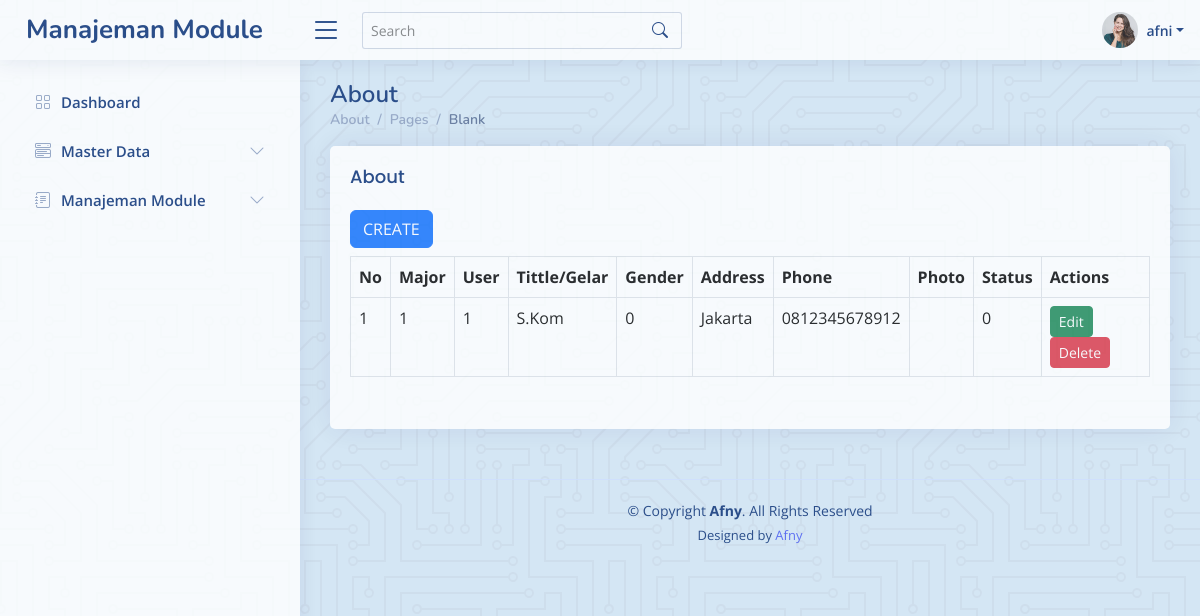
Before: /admin/instruktur.php (signed in) with the older database file.
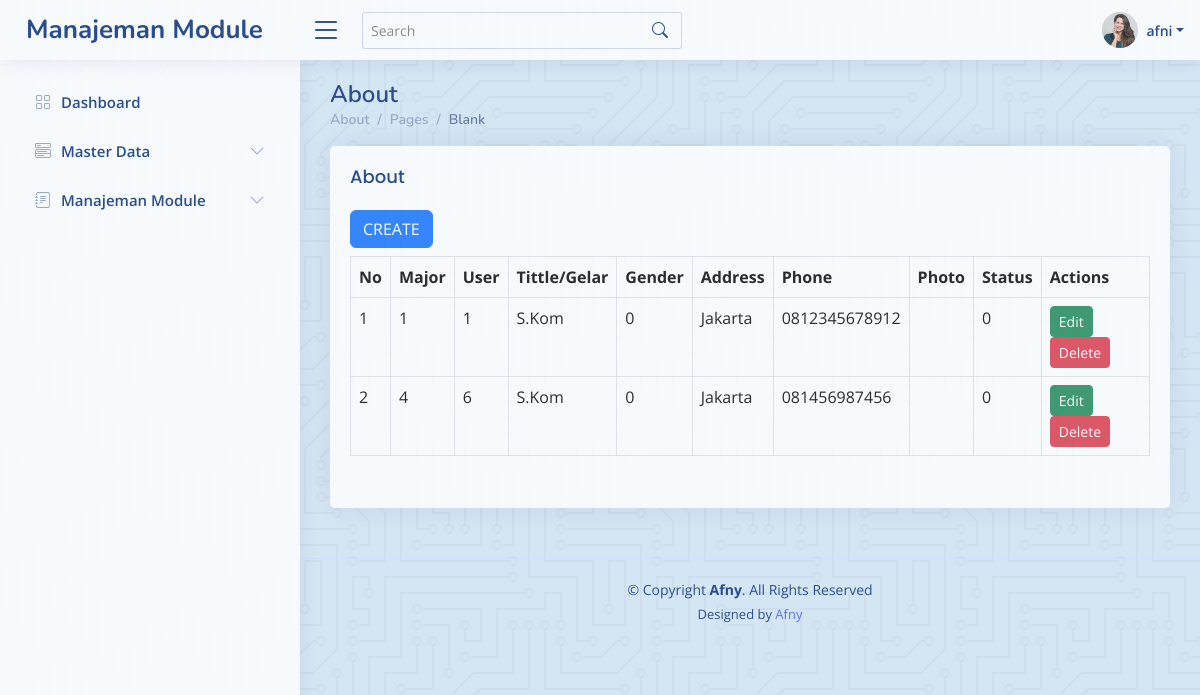
After: the same page with the newer database file.
### tables this page shows
CREATE TABLE `instructors` (
  `id` int(11) NOT NULL,
  `majors_id` int(11) NOT NULL,
  `user_id` int(11) NOT NULL,
  `title` varchar(30) NOT NULL,
  `gender` tinyint(1) DEFAULT NULL,
  `address` text NOT NULL,
  `phone` varchar(13) NOT NULL,
  `photo` varchar(100) NOT NULL,
  `is_active` tinyint(1) NOT NULL,
  `created_at` timestamp NOT NULL DEFAULT current_timestamp(),
  `updated_at` timestamp NOT NULL DEFAULT '0000-00-00 00:00:00' ON UPDATE current_timestamp()
);

### admin/instruktur.php (the view, shortened to what this page needs)
<?php
include '../koneksi.php';
$instruktur = mysqli_query($koneksi, "SELECT * FROM instructors");
$rows = mysqli_fetch_all($instruktur, MYSQLI_ASSOC);
?>
<!DOCTYPE html>
<html lang="en">
<?php include '../inc/head.php'; ?>
<body>
  <?php  include "../inc/header.php"; ?>
  <?php  include "../inc/sidebar.php"; ?>
  <main id="main" class="main">
    <div class="pagetitle">
      <h1>About</h1>
      <nav>
        <ol class="breadcrumb">
          <li class="breadcrumb-item"><a href="dashboard.php">About</a></li>
          <li class="breadcrumb-item">Pages</li>
          <li class="breadcrumb-item active">Blank</li>
        </ol>
      </nav>
    </div>
    <section class="section">
      <div class="row">
        <div class="col-lg-12">
          <div class="card">
            <div class="card-body">
              <h5 class="card-title">About</h5>
              <div class="table table-responsive">
                <a class="btn btn-primary mb-2" href="edit-instruktur.php">CREATE</a>
                <table class="table table-bordered">
                  <tr>
                    <th>No</th>
                    <th>Major</th>
                    <th>User</th>
                    <th>Tittle/Gelar</th>
                    <th>Gender</th>
                    <th>Address</th>
                    <th>Phone</th>
                    <th>Photo</th>
                    <th>Status</th>
                    <th>Actions</th>
                  </tr>
                  <?php
                  $no = 1;
                  foreach ($rows as $row) {
                  ?>
                    <tr>
                      <td><?= $no++ ?></td>
                      <td><?= $row['majors_id'] ?></td>
                      <td><?= $row['user_id'] ?></td>
                      <td><?= $row['title'] ?></td>
                      <td><?= $row['gender'] ?></td>
                      <td><?= $row['address'] ?></td>
                      <td><?= $row['phone']?></td>
                      <td><img width="150" src="../assets/uploads/<?= $row['foto'] ?>" alt=""></td>
                      <td><?= $row['is_active'] ?></td>
                      <td><a href="edit-instruktur.php?Edit=<?php echo $row['id'] ?>" class="btn btn-success btn-sm">Edit</a>
                      <a onclick="return confirm ('Yakin ingin menghapus?')" href="instruktur.php?idDel=<?php echo $row['id'] ?>" class="btn btn-danger btn-sm">Delete</a>
                      </td>
                    </tr>
                  <?php
                  } ?>
                </table>
              </div>
            </div>
          </div>
        </div>
      </div>
    </section>
  </main>
  <?= include '../inc/footer.php'; ?>
</body>
</html>

Changed rows visible on the page:
added instructors: majors "4", user "6", title "S.Kom", gender "0", address "Jakarta", phone "081456987456", is_active "0"
